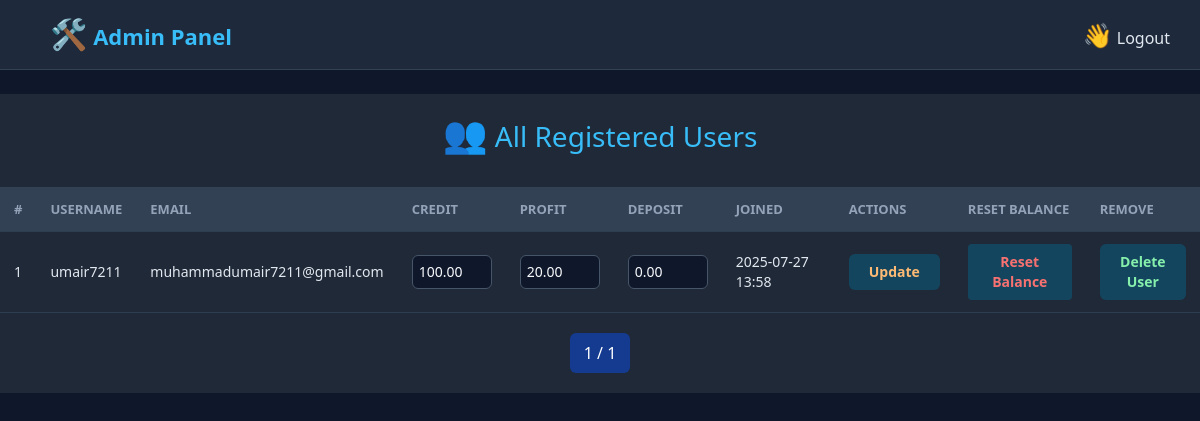
Page /all-users/ (signed in) on the earlier database version.
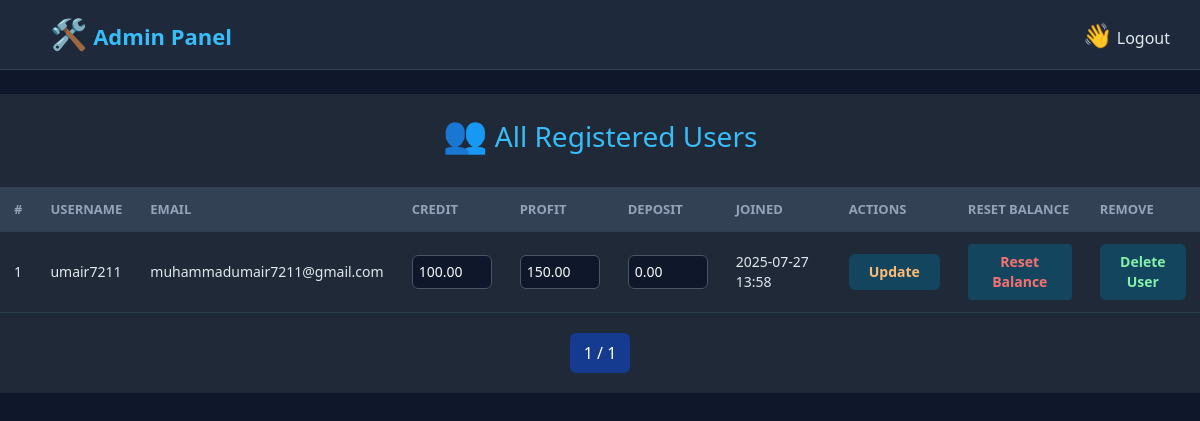
Same page on the later database version.
### powerdigital_app/models.py (models this page shows, shortened)
class Profile(models.Model):
    user = models.OneToOneField(User, on_delete=models.CASCADE)
    withdrawal_password = models.CharField(max_length=128)
    total_deposit = models.DecimalField(default=0, max_digits=12, decimal_places=2)
    total_profit = models.DecimalField(default=0, max_digits=12, decimal_places=2)
    credit = models.DecimalField(default=0, max_digits=12, decimal_places=2)
    invite_code = models.CharField(max_length=12, unique=True, blank=True, null=True)

### powerdigital_app/views.py (the view, shortened to what this page needs)
# urls.py: path('all-users/', views.all_users_view, name='all_users'),
@staff_member_required
def all_users_view(request):
    query = request.GET.get('q', '')
    profiles = Profile.objects.select_related('user') \
        .filter(user__is_staff=False, user__is_superuser=False) \
        .filter(Q(user__username__icontains=query)) \
        .order_by('-user__date_joined')
    paginator = Paginator(profiles, 10)
    page_number = request.GET.get('page')
    page_obj = paginator.get_page(page_number)
    return render(request, 'admins/all_users.html', {
        'page_obj': page_obj,
        'query': query,
    })

### powerdigital_app/templates/admins/all_users.html (shortened to what this page needs)
{% extends 'admins/admin_base.html' %} {% block content %}
<!DOCTYPE html>
<html lang="en">
	<head>
		<script src="https://cdn.tailwindcss.com"></script>
	</head>
	<body>
		<br />
		<div class="container bg-gray-800 py-5">
			<h2>
				<span class="text-4xl">👥</span>
				All Registered Users
			</h2>
			<div class="overflow-x-auto">
				<table class="w-full border-collapse text-sm text-left">
					<thead>
						<tr>
							<th>#</th>
							<th>Username</th>
							<th>Email</th>
							<th>Credit</th>
							<th>Profit</th>
							<th>Deposit</th>
							<th>Joined</th>
							<th>Actions</th>
							<th>Reset Balance</th>
							<th>Remove</th>
						</tr>
					</thead>
					<tbody>
						{% for profile in page_obj %}
						<tr>
							<form method="post">
								<td>{{ forloop.counter }}</td>
								<td>{{ profile.user.username }}</td>
								<td>{{ profile.user.email }}</td>
								<td>
									<input
										type="number"
										step="0.01"
										name="credit"
										value="{{ profile.credit }}"
									/>
								</td>
								<td>
									<input
										type="number"
										step="0.01"
										name="total_profit"
										value="{{ profile.total_profit }}"
									/>
								</td>
								<td>
									<input
										type="number"
										step="0.01"
										name="total_deposit"
										value="{{ profile.total_deposit }}"
									/>
								</td>
								<td>{{ profile.user.date_joined|date:"Y-m-d H:i" }}</td>
								<td>
									<button
										type="submit"
										class="text-orange-300 hover:bg-orange-600 hover:text-white duration-300 text-sm px-5 py-2"
										name="action"
										value="update"
									>
										Update
									</button>
								</td>
								<td>
									<form
										method="post"
										onsubmit="return confirm('Reset balance for {{ profile.user.username }}?');"
									>
										<button
											type="submit"
											name="action"
											value="reset"
											class="text-red-400 hover:bg-red-600 hover:text-white duration-300 px-3 py-2 text-sm rounded"
										>
											Reset Balance
										</button>
									</form>
								</td>
								<td>
									<button
										type="submit"
										name="action"
										value="delete"
										class="text-green-300 hover:bg-green-600 hover:text-white duration-300 text-sm py-2"
										onclick="return confirm('Are you sure you want to delete this user?');"
									>
										Delete User
									</button>
								</td>
							</form>
						</tr>
						{% empty %}
						<tr>
							<td colspan="9" class="text-center">No users found.</td>
						</tr>
						{% endfor %}
					</tbody>
				</table>
			</div>
			<div class="pagination">
				<span class="current"
					>{{ page_obj.number }} / {{ page_obj.paginator.num_pages }}</span
				>
			</div>
		</div>
	</body>
</html>
{% endblock %}

Differences in the rows shown:
changed Profile "umair7211": total_profit "20.00" → "150.00"
